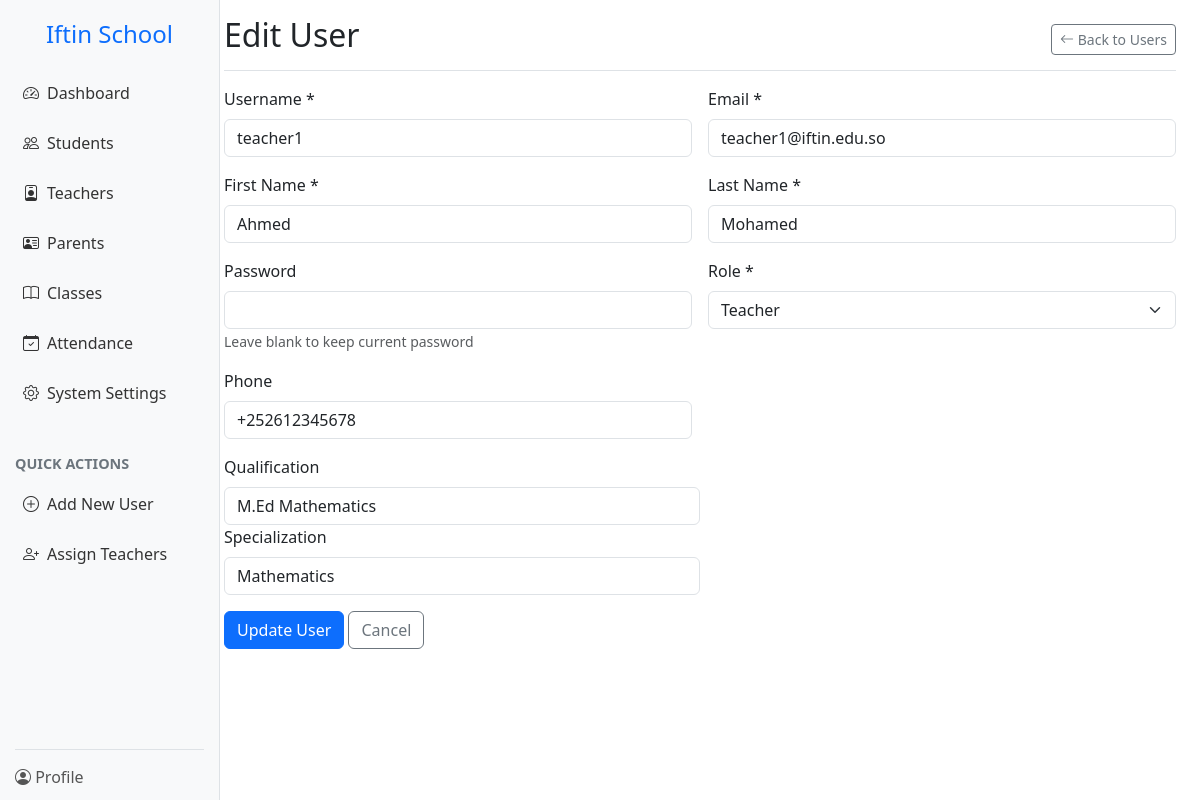
The page /manager/users/edit.php?id=2 (signed in) on the database its author committed.
### tables this page shows
CREATE TABLE users (
  user_id INT AUTO_INCREMENT PRIMARY KEY,
  username VARCHAR(50) UNIQUE NOT NULL,
  password_hash VARCHAR(255) NOT NULL,
  email VARCHAR(100) UNIQUE NOT NULL,
  first_name VARCHAR(50) NOT NULL,
  last_name VARCHAR(50) NOT NULL,
  role ENUM('manager', 'teacher', 'student', 'parent') NOT NULL,
  phone VARCHAR(20),
  address TEXT,
  created_at TIMESTAMP DEFAULT CURRENT_TIMESTAMP,
  last_login TIMESTAMP NULL,
  is_active BOOLEAN DEFAULT TRUE,
  INDEX idx_role (role),
  INDEX idx_active (is_active)
);

CREATE TABLE teachers (
  teacher_id INT AUTO_INCREMENT PRIMARY KEY,
  user_id INT UNIQUE NOT NULL,
  employee_id VARCHAR(20) UNIQUE NOT NULL,
  qualification VARCHAR(100),
  specialization VARCHAR(100),
  hire_date DATE NOT NULL,
  FOREIGN KEY (user_id) REFERENCES users(user_id) ON DELETE CASCADE,
  INDEX idx_employee (employee_id)
);

### manager/users/edit.php (the view, shortened to what this page needs)
<?php
$userId = (int)$_GET['id'];
$db = getDBConnection();
$stmt = $db->prepare("SELECT * FROM users WHERE user_id = ?");
$stmt->execute([$userId]);
$userData = $stmt->fetch();
switch ($userData['role']) {
    case 'teacher':
        $stmt = $db->prepare("SELECT * FROM teachers WHERE user_id = ?");
        $stmt->execute([$userId]);
        $roleData = $stmt->fetch();
        break;
}
$errors = [];
?>
<!DOCTYPE html>
<html lang="en">
<head>
    <link href="https://cdn.jsdelivr.net/npm/bootstrap@5.3.0/dist/css/bootstrap.min.css" rel="stylesheet">
    <link href="https://cdn.jsdelivr.net/npm/bootstrap-icons@1.10.0/font/bootstrap-icons.css" rel="stylesheet">
    <link rel="stylesheet" href="../../assets/css/sidebar.css">
</head>
<body>
    <div class="container-fluid">
        <div class="row">
            <?php include __DIR__ . '/../others/sidebar.php'; ?>
            <main class="col-md-9 ms-sm-auto col-lg-10 px-md-4">
                <div class="d-flex justify-content-between flex-wrap flex-md-nowrap align-items-center pt-3 pb-2 mb-3 border-bottom">
                    <h1 class="h2">Edit User</h1>
                    <div class="btn-toolbar mb-2 mb-md-0">
                        <a href="list.php" class="btn btn-sm btn-outline-secondary">
                            <i class="bi bi-arrow-left"></i> Back to Users
                        </a>
                    </div>
                </div>
                <form method="POST" class="needs-validation" novalidate>
                    <div class="row g-3">
                        <div class="col-md-6">
                            <label for="username" class="form-label">Username *</label>
                            <input type="text" class="form-control <?= isset($errors['username']) ? 'is-invalid' : '' ?>"
                                   id="username" name="username" value="<?= htmlspecialchars($userData['username']) ?>" required>
                        </div>
                        <div class="col-md-6">
                            <label for="email" class="form-label">Email *</label>
                            <input type="email" class="form-control <?= isset($errors['email']) ? 'is-invalid' : '' ?>"
                                   id="email" name="email" value="<?= htmlspecialchars($userData['email']) ?>" required>
                        </div>
                        <div class="col-md-6">
                            <label for="first_name" class="form-label">First Name *</label>
                            <input type="text" class="form-control <?= isset($errors['first_name']) ? 'is-invalid' : '' ?>"
                                   id="first_name" name="first_name" value="<?= htmlspecialchars($userData['first_name']) ?>" required>
                        </div>
                        <div class="col-md-6">
                            <label for="last_name" class="form-label">Last Name *</label>
                            <input type="text" class="form-control <?= isset($errors['last_name']) ? 'is-invalid' : '' ?>"
                                   id="last_name" name="last_name" value="<?= htmlspecialchars($userData['last_name']) ?>" required>
                        </div>
                        <div class="col-md-6">
                            <label for="password" class="form-label">Password</label>
                            <input type="password" class="form-control <?= isset($errors['password']) ? 'is-invalid' : '' ?>"
                                   id="password" name="password">
                            <small class="text-muted">Leave blank to keep current password</small>
                        </div>
                        <div class="col-md-6">
                            <label for="role" class="form-label">Role *</label>
                            <select class="form-select" id="role" name="role" required>
                                <option value="teacher" <?= $userData['role'] === 'teacher' ? 'selected' : '' ?>>Teacher</option>
                            </select>
                        </div>
                        <div class="col-md-6">
                            <label for="phone" class="form-label">Phone</label>
                            <input type="tel" class="form-control" id="phone" name="phone"
                                   value="<?= htmlspecialchars($userData['phone'] ?? '') ?>">
                        </div>
                        <div id="teacherFields" class="role-fields" style="display: <?= $userData['role'] === 'teacher' ? 'block' : 'none' ?>;">
                            <div class="col-md-6">
                                <label for="qualification" class="form-label">Qualification</label>
                                <input type="text" class="form-control" id="qualification" name="qualification"
                                       value="<?= htmlspecialchars($roleData['qualification'] ?? '') ?>">
                            </div>
                            <div class="col-md-6">
                                <label for="specialization" class="form-label">Specialization</label>
                                <input type="text" class="form-control" id="specialization" name="specialization"
                                       value="<?= htmlspecialchars($roleData['specialization'] ?? '') ?>">
                            </div>
                        </div>
                        <div class="col-12">
                            <button class="btn btn-primary" type="submit">Update User</button>
                            <a href="list.php" class="btn btn-outline-secondary">Cancel</a>
                        </div>
                    </div>
                </form>
            </main>
        </div>
    </div>
</body>
</html>

### rows shown on the page
users: username "teacher1", email "teacher1@iftin.edu.so", first_name "Ahmed", last_name "Mohamed", role "Teacher", phone "+252612345678"
teachers: qualification "M.Ed Mathematics", specialization "Mathematics"
